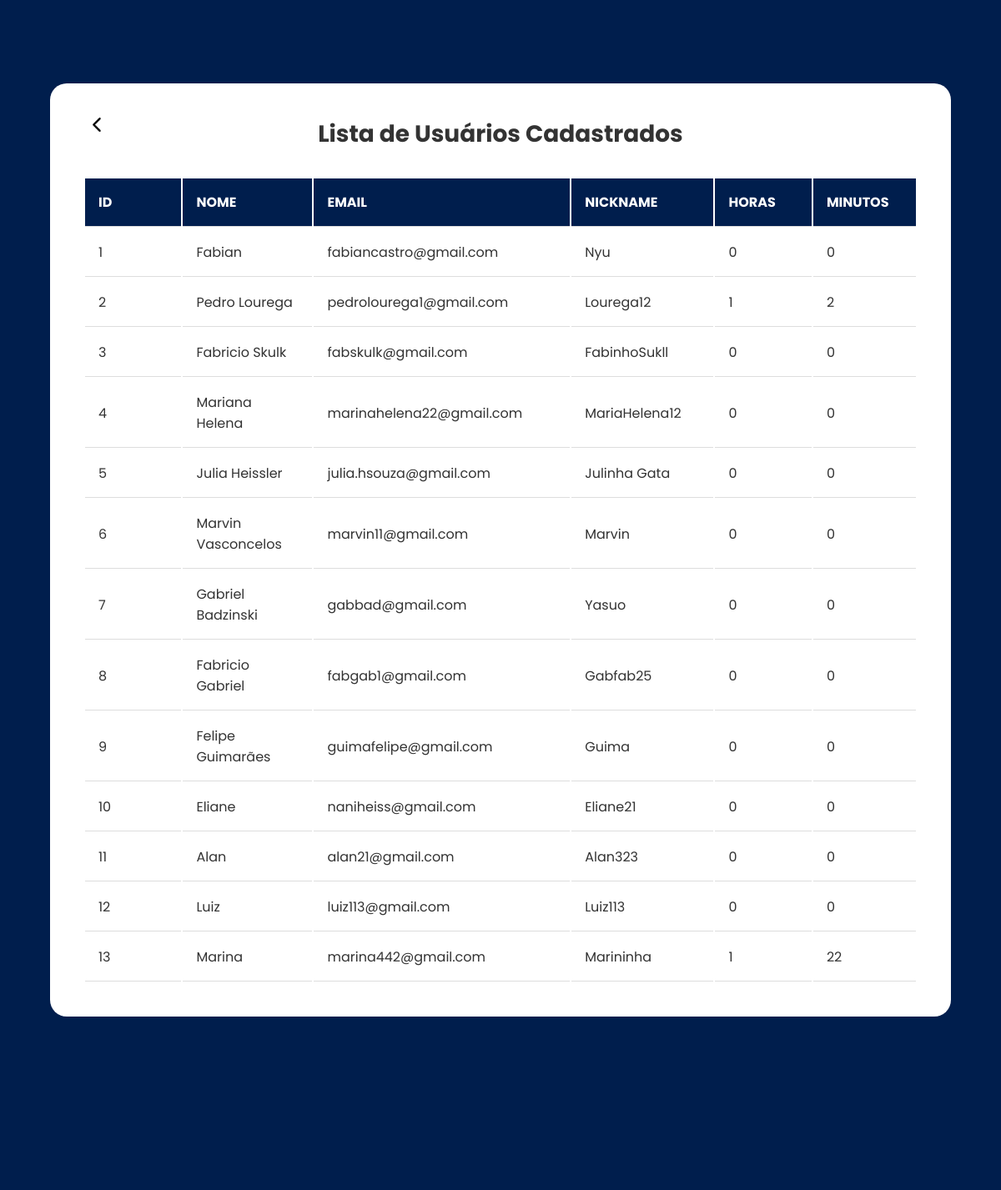
/listar_usuarios (upper part), run on an earlier commit of the app's database.
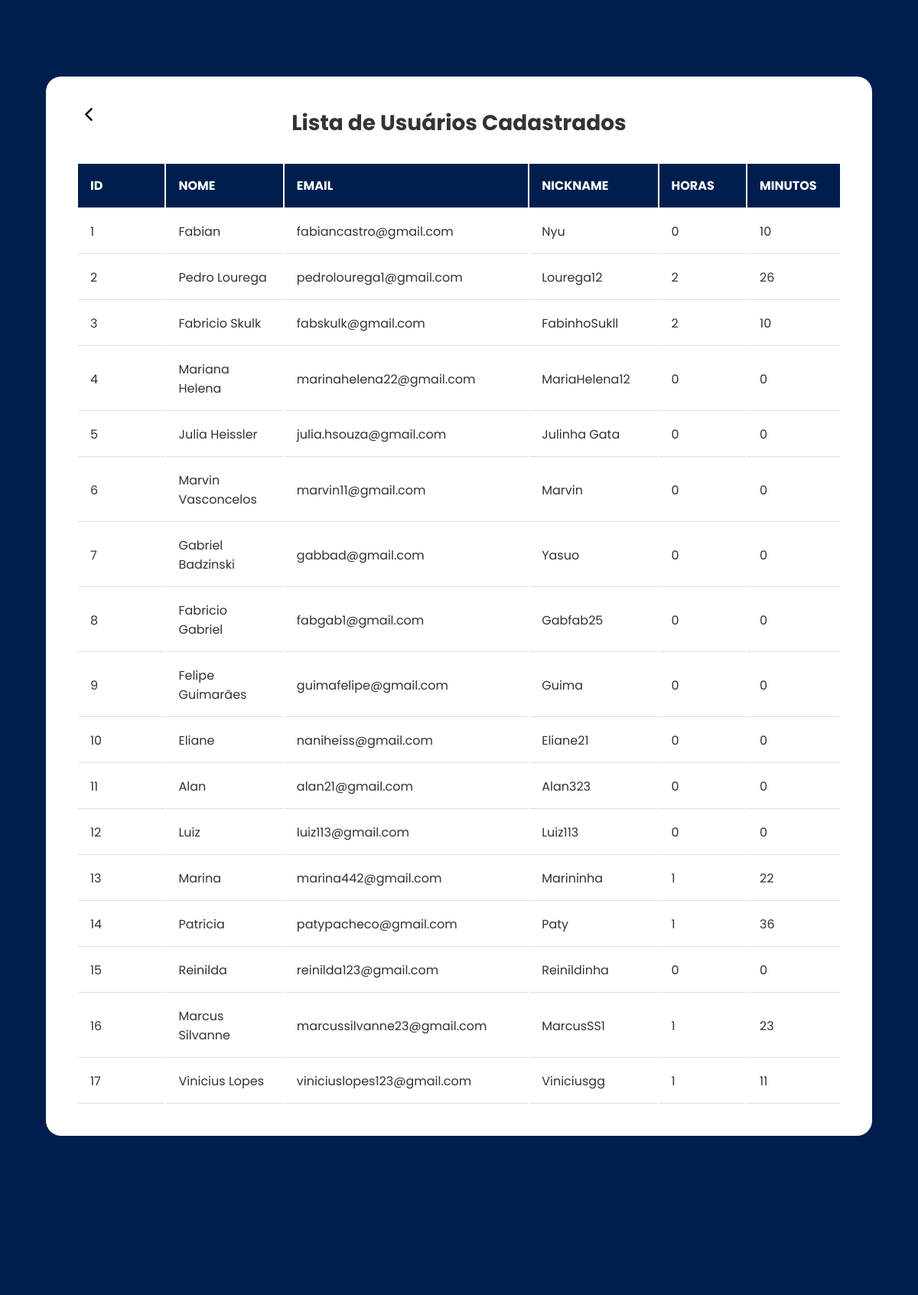
And on a later commit of the database.
### tables this page shows
CREATE TABLE usuarios (
            id INTEGER PRIMARY KEY AUTOINCREMENT,
            nome TEXT NOT NULL,
            email TEXT NOT NULL,
            nickname TEXT NOT NULL
        , horas INTEGER DEFAULT 0, minutos INTEGER DEFAULT 0);

### app/app.py (the view)
@app.route('/listar_usuarios')
def listar_usuarios():
    conn = conectar_banco()
    cursor = conn.cursor()
    cursor.execute('SELECT * FROM usuarios')
    usuarios = cursor.fetchall()
    conn.close()
    return render_template('listar_usuarios.html', usuarios=usuarios)

### app/app.py (called while the page is built)
def conectar_banco():
    print("Caminho do banco de dados:", DATABASE_PATH)
    conn = sqlite3.connect(DATABASE_PATH)
    return conn

### templates/listar_usuarios.html (shortened to what this page needs)
<!DOCTYPE html>
<html lang="ptb-br">
<head>
    <link rel="stylesheet" href="{{ url_for('static', filename='css/style.css') }}">
    <link rel="stylesheet" href="https://cdnjs.cloudflare.com/ajax/libs/font-awesome/6.0.0-beta3/css/all.min.css">
</head>
</head>
<body>
    <div class="app-usuarios">
        <div id="seta"><a href="{{ url_for('home') }}"><img class="seta_retorno" src="{{ url_for('static', filename='images/seta_retorno_new.png') }}" alt="seta_retorno"></a></div>
        <h1 class="titulo-lista-cadastro">Lista de Usuários Cadastrados</h1>
    <table class="listagem-usuarios-table" border="0">
        <tr class="usuarios-tabela ">
            <th>ID</th>
            <th>Nome</th>
            <th>Email</th>
            <th>Nickname</th>
            <th>Horas</th>
            <th>Minutos</th>
        </tr>
        {% for usuario in usuarios %}
        <tr class="usuarios-tabela ">
            <td>{{ usuario[0] }}</td>
            <td>{{ usuario[1] }}</td>
            <td>{{ usuario[2] }}</td>
            <td>{{ usuario[3] }}</td>
            <td>{{ usuario[4] }}</td>
            <td>{{ usuario[5] }}</td>
        </tr>
        {% endfor %}
    </table>
    </div>
    <br><br><br><br><br><br><br><br><br>
    </body>
    </html>
</body>
</html>

### static/css/style.css (style rules this page uses)
* { margin: 0; padding: 0; font-family: 'Poppins', sans-serif; box-sizing: border-box; }
body { background: #001e4d; }
.app-usuarios h1 { text-align: center; font-size: 28px; margin-bottom: 30px; color: #333; font-weight: bold; }
#seta { position: absolute; cursor: pointer; }
.seta_retorno { width: 32px; height: auto; }
.app-usuarios { background: #fff; width: 90%; max-width: 1200px; margin: 100px auto; border-radius: 20px; padding: 40px; min-height: calc(65vh - 90px); }
.usuarios-tabela { width: 100%; border-collapse: collapse; margin-top: 20px; table-layout: auto; text-align: right; }
.usuarios-tabela th, .usuarios-tabela td { padding: 16px; text-align: left; border-bottom: 1px solid #ddd; font-size: 16px; color: #333; }
.usuarios-tabela th { background-color: #001e4d; color: #fff; font-weight: bold; text-transform: uppercase; width: 100px; }
.listagem-usuarios-table { width:100% }
.listagem-usuarios-table { align-items: right; }

What changed in the data, as far as the page shows it:
changed usuarios "Fabian": minutos "0" → "10"
changed usuarios "Pedro Lourega": horas "1" → "2"; minutos "2" → "26"
changed usuarios "Fabricio Skulk": horas "0" → "2"; minutos "0" → "10"
added usuarios: id "14", nome "Patricia", email "patypacheco@gmail.com", nickname "Paty", horas "1", minutos "36"
added usuarios: id "15", nome "Reinilda", email "reinilda123@gmail.com", nickname "Reinildinha", horas "0", minutos "0"
added usuarios: id "16", nome "Marcus Silvanne", email "marcussilvanne23@gmail.com", nickname "MarcusSS1", horas "1", minutos "23"
added usuarios: id "17", nome "Vinicius Lopes", email "viniciuslopes123@gmail.com", nickname "Viniciusgg", horas "1", minutos "11"
